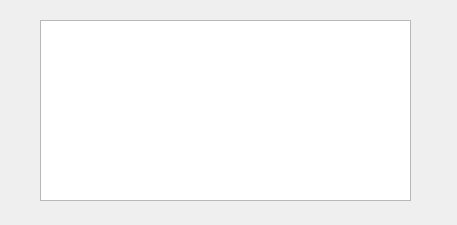
<?xml version="1.0" encoding="UTF-8"?>
<ui version="4.0">
 <class>Dialog</class>
 <widget class="QDialog" name="Dialog">
  <property name="geometry">
   <rect>
    <x>0</x>
    <y>0</y>
    <width>457</width>
    <height>225</height>
   </rect>
  </property>
  <property name="windowTitle">
   <string>Dialog</string>
  </property>
  <widget class="QGraphicsView" name="graphicsView">
   <property name="geometry">
    <rect>
     <x>40</x>
     <y>20</y>
     <width>371</width>
     <height>181</height>
    </rect>
   </property>
  </widget>
 </widget>
 <resources/>
 <connections/>
</ui>
